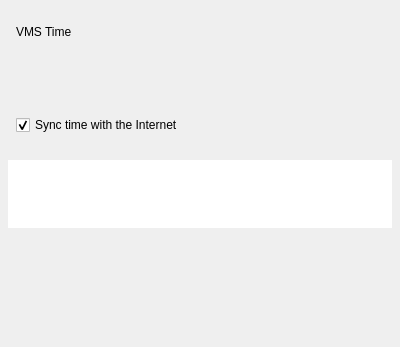
<?xml version="1.0" encoding="UTF-8"?>
<ui version="4.0">
 <class>TimeServerSelectionWidget</class>
 <widget class="QWidget" name="TimeServerSelectionWidget">
  <property name="geometry">
   <rect>
    <x>0</x>
    <y>0</y>
    <width>400</width>
    <height>347</height>
   </rect>
  </property>
  <layout class="QVBoxLayout" name="verticalLayout">
   <property name="spacing">
    <number>0</number>
   </property>
   <property name="leftMargin">
    <number>0</number>
   </property>
   <property name="topMargin">
    <number>0</number>
   </property>
   <property name="rightMargin">
    <number>0</number>
   </property>
   <property name="bottomMargin">
    <number>0</number>
   </property>
   <item>
    <widget class="nx::vms::client::desktop::AlertBar" name="alertBar" native="true"/>
   </item>
   <item>
    <widget class="QWidget" name="widget_3" native="true">
     <layout class="QVBoxLayout" name="verticalLayout_4">
      <property name="spacing">
       <number>16</number>
      </property>
      <property name="leftMargin">
       <number>8</number>
      </property>
      <property name="topMargin">
       <number>16</number>
      </property>
      <property name="rightMargin">
       <number>8</number>
      </property>
      <property name="bottomMargin">
       <number>16</number>
      </property>
      <item>
       <widget class="QWidget" name="widget" native="true">
        <layout class="QVBoxLayout" name="verticalLayout_2">
         <property name="spacing">
          <number>6</number>
         </property>
         <property name="leftMargin">
          <number>8</number>
         </property>
         <property name="rightMargin">
          <number>8</number>
         </property>
         <item>
          <widget class="QLabel" name="timeDescLabel">
           <property name="text">
            <string>VMS Time</string>
           </property>
          </widget>
         </item>
         <item>
          <widget class="QStackedWidget" name="stackedWidget">
           <property name="sizePolicy">
            <sizepolicy hsizetype="Preferred" vsizetype="Fixed">
             <horstretch>0</horstretch>
             <verstretch>0</verstretch>
            </sizepolicy>
           </property>
           <property name="currentIndex">
            <number>0</number>
           </property>
           <widget class="QWidget" name="timePage">
            <layout class="QHBoxLayout" name="horizontalLayout" stretch="0,1">
             <property name="spacing">
              <number>16</number>
             </property>
             <item>
              <widget class="QLabel" name="timeLabel">
               <property name="font">
                <font>
                 <weight>75</weight>
                 <bold>true</bold>
                </font>
               </property>
               <property name="text">
                <string notr="true">&lt;TIME&gt;</string>
               </property>
              </widget>
             </item>
             <item>
              <widget class="QWidget" name="widget_2" native="true">
               <layout class="QVBoxLayout" name="verticalLayout_3">
                <property name="spacing">
                 <number>0</number>
                </property>
                <item>
                 <widget class="QLabel" name="dateLabel">
                  <property name="text">
                   <string notr="true">&lt;date&gt;</string>
                  </property>
                  <property name="alignment">
                   <set>Qt::AlignLeading|Qt::AlignLeft|Qt::AlignVCenter</set>
                  </property>
                 </widget>
                </item>
                <item>
                 <widget class="QLabel" name="zoneLabel">
                  <property name="text">
                   <string notr="true">&lt;zone&gt;</string>
                  </property>
                  <property name="alignment">
                   <set>Qt::AlignLeading|Qt::AlignLeft|Qt::AlignTop</set>
                  </property>
                 </widget>
                </item>
               </layout>
              </widget>
             </item>
            </layout>
           </widget>
           <widget class="QWidget" name="syncPage">
            <layout class="QHBoxLayout" name="horizontalLayout_2">
             <item>
              <widget class="nx::vms::client::desktop::BusyIndicatorWidget" name="busyIndicator" native="true"/>
             </item>
             <item>
              <spacer name="horizontalSpacer">
               <property name="orientation">
                <enum>Qt::Horizontal</enum>
               </property>
               <property name="sizeHint" stdset="0">
                <size>
                 <width>331</width>
                 <height>20</height>
                </size>
               </property>
              </spacer>
             </item>
            </layout>
           </widget>
          </widget>
         </item>
         <item>
          <widget class="QCheckBox" name="syncWithInternetCheckBox">
           <property name="sizePolicy">
            <sizepolicy hsizetype="Fixed" vsizetype="Fixed">
             <horstretch>0</horstretch>
             <verstretch>0</verstretch>
            </sizepolicy>
           </property>
           <property name="text">
            <string>Sync time with the Internet</string>
           </property>
           <property name="checked">
            <bool>true</bool>
           </property>
          </widget>
         </item>
        </layout>
       </widget>
      </item>
      <item>
       <widget class="nx::vms::client::desktop::TableView" name="serversTable">
        <property name="sizePolicy">
         <sizepolicy hsizetype="Expanding" vsizetype="Maximum">
          <horstretch>0</horstretch>
          <verstretch>0</verstretch>
         </sizepolicy>
        </property>
        <property name="frameShape">
         <enum>QFrame::NoFrame</enum>
        </property>
        <property name="sizeAdjustPolicy">
         <enum>QAbstractScrollArea::AdjustToContents</enum>
        </property>
        <property name="selectionMode">
         <enum>QAbstractItemView::NoSelection</enum>
        </property>
        <property name="selectionBehavior">
         <enum>QAbstractItemView::SelectRows</enum>
        </property>
        <property name="horizontalScrollMode">
         <enum>QAbstractItemView::ScrollPerPixel</enum>
        </property>
        <property name="showGrid">
         <bool>false</bool>
        </property>
        <property name="cornerButtonEnabled">
         <bool>false</bool>
        </property>
        <attribute name="verticalHeaderVisible">
         <bool>false</bool>
        </attribute>
       </widget>
      </item>
      <item>
       <layout class="QVBoxLayout" name="verticalLayout_5">
        <property name="leftMargin">
         <number>8</number>
        </property>
        <property name="rightMargin">
         <number>8</number>
        </property>
        <item>
         <widget class="QLabel" name="descriptionLabel">
          <property name="text">
           <string notr="true">&lt;Selected synchronization mode description.&gt;</string>
          </property>
          <property name="wordWrap">
           <bool>true</bool>
          </property>
         </widget>
        </item>
       </layout>
      </item>
      <item>
       <spacer name="verticalSpacer">
        <property name="orientation">
         <enum>Qt::Vertical</enum>
        </property>
        <property name="sizeHint" stdset="0">
         <size>
          <width>20</width>
          <height>48</height>
         </size>
        </property>
       </spacer>
      </item>
     </layout>
    </widget>
   </item>
  </layout>
 </widget>
 <customwidgets>
  <customwidget>
   <class>nx::vms::client::desktop::BusyIndicatorWidget</class>
   <extends>QWidget</extends>
   <header location="global">nx/vms/client/desktop/common/widgets/busy_indicator.h</header>
   <container>1</container>
  </customwidget>
  <customwidget>
   <class>nx::vms::client::desktop::TableView</class>
   <extends>QTableView</extends>
   <header location="global">nx/vms/client/desktop/common/widgets/table_view.h</header>
  </customwidget>
  <customwidget>
   <class>nx::vms::client::desktop::AlertBar</class>
   <extends>QWidget</extends>
   <header location="global">nx/vms/client/desktop/common/widgets/message_bar.h</header>
  </customwidget>
 </customwidgets>
 <resources/>
 <connections/>
</ui>
